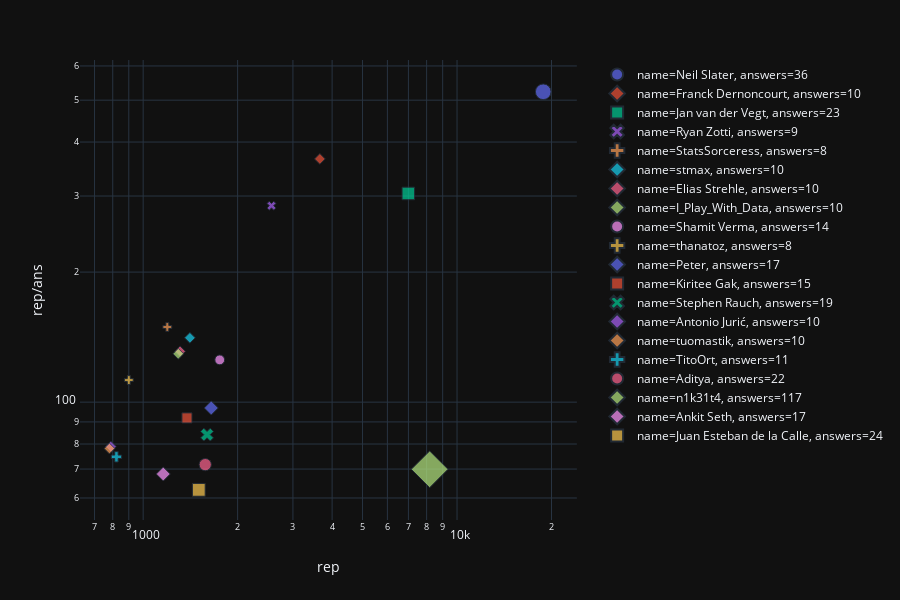

The notebook cell saved with this chart:
### Code cell
fig2 = px.scatter(sort_by, x="rep", y="rep/ans", size="answers", symbol="answers", color="name", log_x=True, log_y=True, template='plotly_dark')
fig2.show()

### Figure 1 — Plotly figure (JSON) as saved in the notebook; plotly's stock layout.template omitted (floating-point values rounded to 4 significant figures)
{"data": [{"hoverlabel": {"namelength": 0}, "hovertemplate": "name=Neil Slater<br>answers=%{marker.size}<br>rep=%{x}<br>rep/ans=%{y}", "legendgroup": "name=Neil Slater, answers=36", "marker": {"color": "#636efa", "size": [36], "sizemode": "area", "sizeref": 0.2925, "symbol": "circle"}, "mode": "markers", "name": "name=Neil Slater, answers=36", "showlegend": true, "type": "scatter", "x": ["18824"], "xaxis": "x", "y": [522.9], "yaxis": "y"}, {"hoverlabel": {"namelength": 0}, "hovertemplate": "name=Franck Dernoncourt<br>answers=%{marker.size}<br>rep=%{x}<br>rep/ans=%{y}", "legendgroup": "name=Franck Dernoncourt, answers=10", "marker": {"color": "#EF553B", "size": [10], "sizemode": "area", "sizeref": 0.2925, "symbol": "diamond"}, "mode": "markers", "name": "name=Franck Dernoncourt, answers=10", "showlegend": true, "type": "scatter", "x": ["3656"], "xaxis": "x", "y": [365.6], "yaxis": "y"}, {"hoverlabel": {"namelength": 0}, "hovertemplate": "name=Jan van der Vegt<br>answers=%{marker.size}<br>rep=%{x}<br>rep/ans=%{y}", "legendgroup": "name=Jan van der Vegt, answers=23", "marker": {"color": "#00cc96", "size": [23], "sizemode": "area", "sizeref": 0.2925, "symbol": "square"}, "mode": "markers", "name": "name=Jan van der Vegt, answers=23", "showlegend": true, "type": "scatter", "x": ["6995"], "xaxis": "x", "y": [304.1], "yaxis": "y"}, {"hoverlabel": {"namelength": 0}, "hovertemplate": "name=Ryan Zotti<br>answers=%{marker.size}<br>rep=%{x}<br>rep/ans=%{y}", "legendgroup": "name=Ryan Zotti, answers=9", "marker": {"color": "#ab63fa", "size": [9], "sizemode": "area", "sizeref": 0.2925, "symbol": "x"}, "mode": "markers", "name": "name=Ryan Zotti, answers=9", "showlegend": true, "type": "scatter", "x": ["2564"], "xaxis": "x", "y": [284.9], "yaxis": "y"}, {"hoverlabel": {"namelength": 0}, "hovertemplate": "name=StatsSorceress<br>answers=%{marker.size}<br>rep=%{x}<br>rep/ans=%{y}", "legendgroup": "name=StatsSorceress, answers=8", "marker": {"color": "#FFA15A", "size": [8], "sizemode": "area", "sizeref": 0.2925, "symbol": "cross"}, "mode": "markers", "name": "name=StatsSorceress, answers=8", "showlegend": true, "type": "scatter", "x": ["1194"], "xaxis": "x", "y": [149.2], "yaxis": "y"}, {"hoverlabel": {"namelength": 0}, "hovertemplate": "name=stmax<br>answers=%{marker.size}<br>rep=%{x}<br>rep/ans=%{y}", "legendgroup": "name=stmax, answers=10", "marker": {"color": "#19d3f3", "size": [10], "sizemode": "area", "sizeref": 0.2925, "symbol": "diamond"}, "mode": "markers", "name": "name=stmax, answers=10", "showlegend": true, "type": "scatter", "x": ["1409"], "xaxis": "x", "y": [140.9], "yaxis": "y"}, {"hoverlabel": {"namelength": 0}, "hovertemplate": "name=Elias Strehle<br>answers=%{marker.size}<br>rep=%{x}<br>rep/ans=%{y}", "legendgroup": "name=Elias Strehle, answers=10", "marker": {"color": "#FF6692", "size": [10], "sizemode": "area", "sizeref": 0.2925, "symbol": "diamond"}, "mode": "markers", "name": "name=Elias Strehle, answers=10", "showlegend": true, "type": "scatter", "x": ["1311"], "xaxis": "x", "y": [131.1], "yaxis": "y"}, {"hoverlabel": {"namelength": 0}, "hovertemplate": "name=I_Play_With_Data<br>answers=%{marker.size}<br>rep=%{x}<br>rep/ans=%{y}", "legendgroup": "name=I_Play_With_Data, answers=10", "marker": {"color": "#B6E880", "size": [10], "sizemode": "area", "sizeref": 0.2925, "symbol": "diamond"}, "mode": "markers", "name": "name=I_Play_With_Data, answers=10", "showlegend": true, "type": "scatter", "x": ["1294"], "xaxis": "x", "y": [129.4], "yaxis": "y"}, {"hoverlabel": {"namelength": 0}, "hovertemplate": "name=Shamit Verma<br>answers=%{marker.size}<br>rep=%{x}<br>rep/ans=%{y}", "legendgroup": "name=Shamit Verma, answers=14", "marker": {"color": "#FF97FF", "size": [14], "sizemode": "area", "sizeref": 0.2925, "symbol": "circle"}, "mode": "markers", "name": "name=Shamit Verma, answers=14", "showlegend": true, "type": "scatter", "x": ["1754"], "xaxis": "x", "y": [125.3], "yaxis": "y"}, {"hoverlabel": {"namelength": 0}, "hovertemplate": "name=thanatoz<br>answers=%{marker.size}<br>rep=%{x}<br>rep/ans=%{y}", "legendgroup": "name=thanatoz, answers=8", "marker": {"color": "#FECB52", "size": [8], "sizemode": "area", "sizeref": 0.2925, "symbol": "cross"}, "mode": "markers", "name": "name=thanatoz, answers=8", "showlegend": true, "type": "scatter", "x": ["900"], "xaxis": "x", "y": [112.5], "yaxis": "y"}, {"hoverlabel": {"namelength": 0}, "hovertemplate": "name=Peter<br>answers=%{marker.size}<br>rep=%{x}<br>rep/ans=%{y}", "legendgroup": "name=Peter, answers=17", "marker": {"color": "#636efa", "size": [17], "sizemode": "area", "sizeref": 0.2925, "symbol": "diamond"}, "mode": "markers", "name": "name=Peter, answers=17", "showlegend": true, "type": "scatter", "x": ["1648"], "xaxis": "x", "y": [96.94], "yaxis": "y"}, {"hoverlabel": {"namelength": 0}, "hovertemplate": "name=Kiritee Gak<br>answers=%{marker.size}<br>rep=%{x}<br>rep/ans=%{y}", "legendgroup": "name=Kiritee Gak, answers=15", "marker": {"color": "#EF553B", "size": [15], "sizemode": "area", "sizeref": 0.2925, "symbol": "square"}, "mode": "markers", "name": "name=Kiritee Gak, answers=15", "showlegend": true, "type": "scatter", "x": ["1379"], "xaxis": "x", "y": [91.93], "yaxis": "y"}, {"hoverlabel": {"namelength": 0}, "hovertemplate": "name=Stephen Rauch<br>answers=%{marker.size}<br>rep=%{x}<br>rep/ans=%{y}", "legendgroup": "name=Stephen Rauch, answers=19", "marker": {"color": "#00cc96", "size": [19], "sizemode": "area", "sizeref": 0.2925, "symbol": "x"}, "mode": "markers", "name": "name=Stephen Rauch, answers=19", "showlegend": true, "type": "scatter", "x": ["1598"], "xaxis": "x", "y": [84.11], "yaxis": "y"}, {"hoverlabel": {"namelength": 0}, "hovertemplate": "name=Antonio Jurić<br>answers=%{marker.size}<br>rep=%{x}<br>rep/ans=%{y}", "legendgroup": "name=Antonio Jurić, answers=10", "marker": {"color": "#ab63fa", "size": [10], "sizemode": "area", "sizeref": 0.2925, "symbol": "diamond"}, "mode": "markers", "name": "name=Antonio Jurić, answers=10", "showlegend": true, "type": "scatter", "x": ["789"], "xaxis": "x", "y": [78.9], "yaxis": "y"}, {"hoverlabel": {"namelength": 0}, "hovertemplate": "name=tuomastik<br>answers=%{marker.size}<br>rep=%{x}<br>rep/ans=%{y}", "legendgroup": "name=tuomastik, answers=10", "marker": {"color": "#FFA15A", "size": [10], "sizemode": "area", "sizeref": 0.2925, "symbol": "diamond"}, "mode": "markers", "name": "name=tuomastik, answers=10", "showlegend": true, "type": "scatter", "x": ["781"], "xaxis": "x", "y": [78.1], "yaxis": "y"}, {"hoverlabel": {"namelength": 0}, "hovertemplate": "name=TitoOrt<br>answers=%{marker.size}<br>rep=%{x}<br>rep/ans=%{y}", "legendgroup": "name=TitoOrt, answers=11", "marker": {"color": "#19d3f3", "size": [11], "sizemode": "area", "sizeref": 0.2925, "symbol": "cross"}, "mode": "markers", "name": "name=TitoOrt, answers=11", "showlegend": true, "type": "scatter", "x": ["822"], "xaxis": "x", "y": [74.73], "yaxis": "y"}, {"hoverlabel": {"namelength": 0}, "hovertemplate": "name=Aditya<br>answers=%{marker.size}<br>rep=%{x}<br>rep/ans=%{y}", "legendgroup": "name=Aditya, answers=22", "marker": {"color": "#FF6692", "size": [22], "sizemode": "area", "sizeref": 0.2925, "symbol": "circle"}, "mode": "markers", "name": "name=Aditya, answers=22", "showlegend": true, "type": "scatter", "x": ["1577"], "xaxis": "x", "y": [71.68], "yaxis": "y"}, {"hoverlabel": {"namelength": 0}, "hovertemplate": "name=n1k31t4<br>answers=%{marker.size}<br>rep=%{x}<br>rep/ans=%{y}", "legendgroup": "name=n1k31t4, answers=117", "marker": {"color": "#B6E880", "size": [117], "sizemode": "area", "sizeref": 0.2925, "symbol": "diamond"}, "mode": "markers", "name": "name=n1k31t4, answers=117", "showlegend": true, "type": "scatter", "x": ["8181"], "xaxis": "x", "y": [69.92], "yaxis": "y"}, {"hoverlabel": {"namelength": 0}, "hovertemplate": "name=Ankit Seth<br>answers=%{marker.size}<br>rep=%{x}<br>rep/ans=%{y}", "legendgroup": "name=Ankit Seth, answers=17", "marker": {"color": "#FF97FF", "size": [17], "sizemode": "area", "sizeref": 0.2925, "symbol": "diamond"}, "mode": "markers", "name": "name=Ankit Seth, answers=17", "showlegend": true, "type": "scatter", "x": ["1159"], "xaxis": "x", "y": [68.18], "yaxis": "y"}, {"hoverlabel": {"namelength": 0}, "hovertemplate": "name=Juan Esteban de la Calle<br>answers=%{marker.size}<br>rep=%{x}<br>rep/ans=%{y}", "legendgroup": "name=Juan Esteban de la Calle, answers=24", "marker": {"color": "#FECB52", "size": [24], "sizemode": "area", "sizeref": 0.2925, "symbol": "square"}, "mode": "markers", "name": "name=Juan Esteban de la Calle, answers=24", "showlegend": true, "type": "scatter", "x": ["1504"], "xaxis": "x", "y": [62.67], "yaxis": "y"}], "layout": {"height": 600, "legend": {"itemsizing": "constant", "tracegroupgap": 0}, "margin": {"t": 60}, "xaxis": {"anchor": "y", "domain": [0, 0.98], "title": {"text": "rep"}, "type": "log"}, "yaxis": {"anchor": "x", "domain": [0, 1], "title": {"text": "rep/ans"}, "type": "log"}}}
